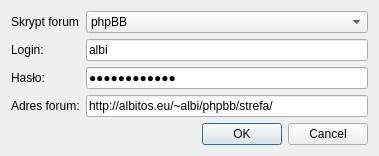
<?xml version="1.0" encoding="UTF-8"?>
<ui version="4.0">
 <class>LoginDialog</class>
 <widget class="QDialog" name="LoginDialog">
  <property name="geometry">
   <rect>
    <x>0</x>
    <y>0</y>
    <width>379</width>
    <height>145</height>
   </rect>
  </property>
  <property name="windowTitle">
   <string>Dialog</string>
  </property>
  <layout class="QGridLayout" name="gridLayout">
   <item row="1" column="0">
    <widget class="QLabel" name="label">
     <property name="text">
      <string>Login:</string>
     </property>
    </widget>
   </item>
   <item row="1" column="1">
    <widget class="QLineEdit" name="loginField">
     <property name="text">
      <string>albi</string>
     </property>
    </widget>
   </item>
   <item row="2" column="0">
    <widget class="QLabel" name="label_2">
     <property name="text">
      <string>Hasło:</string>
     </property>
    </widget>
   </item>
   <item row="2" column="1">
    <widget class="QLineEdit" name="passField">
     <property name="text">
      <string>kurwa.dziwka</string>
     </property>
     <property name="echoMode">
      <enum>QLineEdit::Password</enum>
     </property>
    </widget>
   </item>
   <item row="3" column="0">
    <widget class="QLabel" name="label_3">
     <property name="text">
      <string>Adres forum:</string>
     </property>
    </widget>
   </item>
   <item row="3" column="1">
    <widget class="QLineEdit" name="urlField">
     <property name="text">
      <string>http://albitos.eu/~albi/phpbb/strefa/</string>
     </property>
    </widget>
   </item>
   <item row="0" column="1">
    <widget class="QComboBox" name="comboBox">
     <item>
      <property name="text">
       <string>phpBB</string>
      </property>
     </item>
     <item>
      <property name="text">
       <string>vBulletin</string>
      </property>
     </item>
    </widget>
   </item>
   <item row="0" column="0">
    <widget class="QLabel" name="label_4">
     <property name="text">
      <string>Skrypt forum</string>
     </property>
    </widget>
   </item>
   <item row="4" column="1">
    <widget class="QDialogButtonBox" name="buttonBox">
     <property name="orientation">
      <enum>Qt::Horizontal</enum>
     </property>
     <property name="standardButtons">
      <set>QDialogButtonBox::Cancel|QDialogButtonBox::Ok</set>
     </property>
    </widget>
   </item>
  </layout>
 </widget>
 <resources/>
 <connections>
  <connection>
   <sender>buttonBox</sender>
   <signal>accepted()</signal>
   <receiver>LoginDialog</receiver>
   <slot>accept()</slot>
   <hints>
    <hint type="sourcelabel">
     <x>248</x>
     <y>254</y>
    </hint>
    <hint type="destinationlabel">
     <x>157</x>
     <y>274</y>
    </hint>
   </hints>
  </connection>
  <connection>
   <sender>buttonBox</sender>
   <signal>rejected()</signal>
   <receiver>LoginDialog</receiver>
   <slot>reject()</slot>
   <hints>
    <hint type="sourcelabel">
     <x>316</x>
     <y>260</y>
    </hint>
    <hint type="destinationlabel">
     <x>286</x>
     <y>274</y>
    </hint>
   </hints>
  </connection>
 </connections>
</ui>
